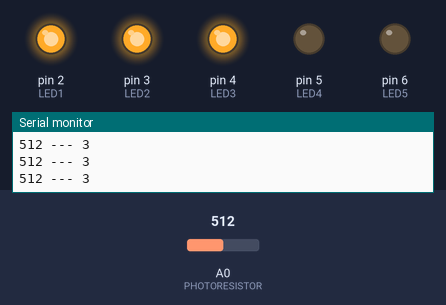
This sketch was run on a simulated Arduino Uno, built with avr-gcc and run on an emulated ATmega328P. Parts: output pins drawn as LEDs (lit = HIGH), the last lines printed to the serial monitor. The test bench sets the inputs (shaded band); at power-on: A0 (PHOTORESISTOR) = 512.

Above: at 1.2 s.
1.3 s: A0 (PHOTORESISTOR) set to 545
2.8 s: A0 (PHOTORESISTOR) set to 568
At 4.0 s:
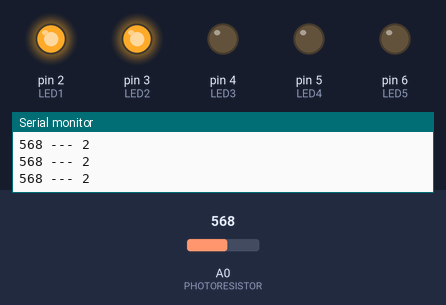
4.3 s: A0 (PHOTORESISTOR) set to 668
5.8 s: A0 (PHOTORESISTOR) set to 692
At 6.9 s:
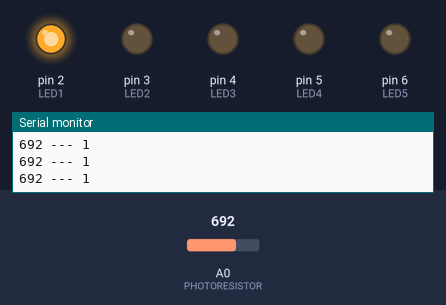
7.3 s: A0 (PHOTORESISTOR) set to 788
8.8 s: A0 (PHOTORESISTOR) set to 810
At 9.8 s:
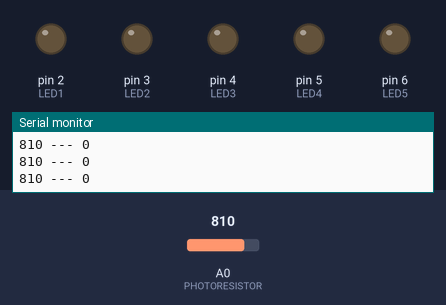
Timing chart, 0 to 11.3 s (numbered marks = the images above; inputs shaded):
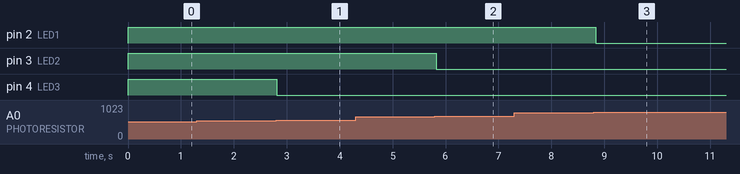

The sketch:

Ex11a_Light_Meter.ino
```cpp
//========== SEED Electronics/Coding Workshop Exercise 11a ==========

//Purpose: Using photoresistor input to control LEDs
//Date: June 3, 2018


//--- Constant definitions ---
#define LED1            2
#define LED2            3
#define LED3            4
#define LED4            5
#define LED5            6
#define PHOTORESISTOR   A0


//---------- Setup routine to run once ----------

void setup()
{

  //Set up pins to use
  pinMode(LED1,OUTPUT);
  pinMode(LED2,OUTPUT);
  pinMode(LED3,OUTPUT);
  pinMode(LED4,OUTPUT);
  pinMode(LED5,OUTPUT);
  pinMode(PHOTORESISTOR,INPUT);

  digitalWrite(LED1,LOW);
  digitalWrite(LED2,LOW);
  digitalWrite(LED3,LOW);
  digitalWrite(LED4,LOW);
  digitalWrite(LED5,LOW);

  //Serial communication with computer over USB
  Serial.begin(115200);
  Serial.println("Hello");
}


//----- Global variable -----
int light = 0;


//---------- Loop routine that runs repeatedly ----------

void loop()
{
  //Read analog input A0 from photoresistor
  light = analogRead(PHOTORESISTOR);

  //Calculate a value based on light reading from photoresistor
  int X = map(light,200,800,5,0);
  if (X < 0) X = 0;
  if (X > 5) X = 5;

  //Send light, x variable values to print on Serial Monitor
  Serial.print(light);
  Serial.print(" --- ");
  Serial.println(X);

  LEDControl(X);

  delay(100);
}


//Function to control number of LEDs lit based on input
void LEDControl(int X)
{
  switch(X)
  {
    case 0:
      digitalWrite(LED1,LOW);
      digitalWrite(LED2,LOW);
      digitalWrite(LED3,LOW);
      digitalWrite(LED4,LOW);
      digitalWrite(LED5,LOW);
      break;
    case 1:
      digitalWrite(LED1,HIGH);
      digitalWrite(LED2,LOW);
      digitalWrite(LED3,LOW);
      digitalWrite(LED4,LOW);
      digitalWrite(LED5,LOW);
    break;
    case 2:
      digitalWrite(LED1,HIGH);
      digitalWrite(LED2,HIGH);
      digitalWrite(LED3,LOW);
      digitalWrite(LED4,LOW);
      digitalWrite(LED5,LOW);
      break;
    case 3:
      digitalWrite(LED1,HIGH);
      digitalWrite(LED2,HIGH);
      digitalWrite(LED3,HIGH);
      digitalWrite(LED4,LOW);
      digitalWrite(LED5,LOW);
      break;
    case 4:
      digitalWrite(LED1,HIGH);
      digitalWrite(LED2,HIGH);
      digitalWrite(LED3,HIGH);
      digitalWrite(LED4,HIGH);
      digitalWrite(LED5,LOW);
      break;
    case 5:
      digitalWrite(LED1,HIGH);
      digitalWrite(LED2,HIGH);
      digitalWrite(LED3,HIGH);
      digitalWrite(LED4,HIGH);
      digitalWrite(LED5,HIGH);
      break;
    default:
      digitalWrite(LED1,LOW);
      digitalWrite(LED2,LOW);
      digitalWrite(LED3,LOW);
      digitalWrite(LED4,LOW);
      digitalWrite(LED5,LOW);
  }
}
```

Measured:
- the behaviour switches between 559 and 560 on A0 (PHOTORESISTOR) (found by bisection; images 0 and 1)
- the behaviour switches between 679 and 680 on A0 (PHOTORESISTOR) (found by bisection; images 1 and 2)
- the behaviour switches between 799 and 800 on A0 (PHOTORESISTOR) (found by bisection; images 2 and 3)
- after the input at 2.8 s, pin 4 (LED3): HIGH → LOW at once
- after the input at 5.8 s, pin 3 (LED2): HIGH → LOW at once
- after the input at 8.8 s, pin 2 (LED1): HIGH → LOW at once
